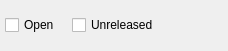
<?xml version="1.0" encoding="UTF-8"?>
<ui version="4.0">
 <comment>This file is part of the xTuple ERP: PostBooks Edition, a free and
open source Enterprise Resource Planning software suite,
Copyright (c) 1999-2011 by OpenMFG LLC, d/b/a xTuple.
It is licensed to you under the Common Public Attribution License
version 1.0, the full text of which (including xTuple-specific Exhibits)
is available at www.xtuple.com/CPAL.  By using this software, you agree
to be bound by its terms.</comment>
 <class>unpostedPurchaseOrders</class>
 <widget class="QWidget" name="unpostedPurchaseOrders">
  <property name="geometry">
   <rect>
    <x>0</x>
    <y>0</y>
    <width>228</width>
    <height>51</height>
   </rect>
  </property>
  <property name="windowTitle">
   <string>List Open Purchase Orders</string>
  </property>
  <layout class="QGridLayout" name="gridLayout">
   <item row="0" column="0">
    <layout class="QHBoxLayout" name="horizontalLayout">
     <property name="spacing">
      <number>12</number>
     </property>
     <item>
      <widget class="XCheckBox" name="_showOpen">
       <property name="text">
        <string>Open</string>
       </property>
      </widget>
     </item>
     <item>
      <widget class="XCheckBox" name="_showUnreleased">
       <property name="text">
        <string>Unreleased</string>
       </property>
      </widget>
     </item>
     <item>
      <spacer name="horizontalSpacer">
       <property name="orientation">
        <enum>Qt::Horizontal</enum>
       </property>
       <property name="sizeHint" stdset="0">
        <size>
         <width>40</width>
         <height>20</height>
        </size>
       </property>
      </spacer>
     </item>
    </layout>
   </item>
  </layout>
 </widget>
 <layoutdefault spacing="5" margin="5"/>
 <pixmapfunction>qPixmapFromMimeSource</pixmapfunction>
 <customwidgets>
  <customwidget>
   <class>XCheckBox</class>
   <extends>QCheckBox</extends>
   <header>xcheckbox.h</header>
  </customwidget>
 </customwidgets>
 <resources/>
 <connections/>
</ui>
